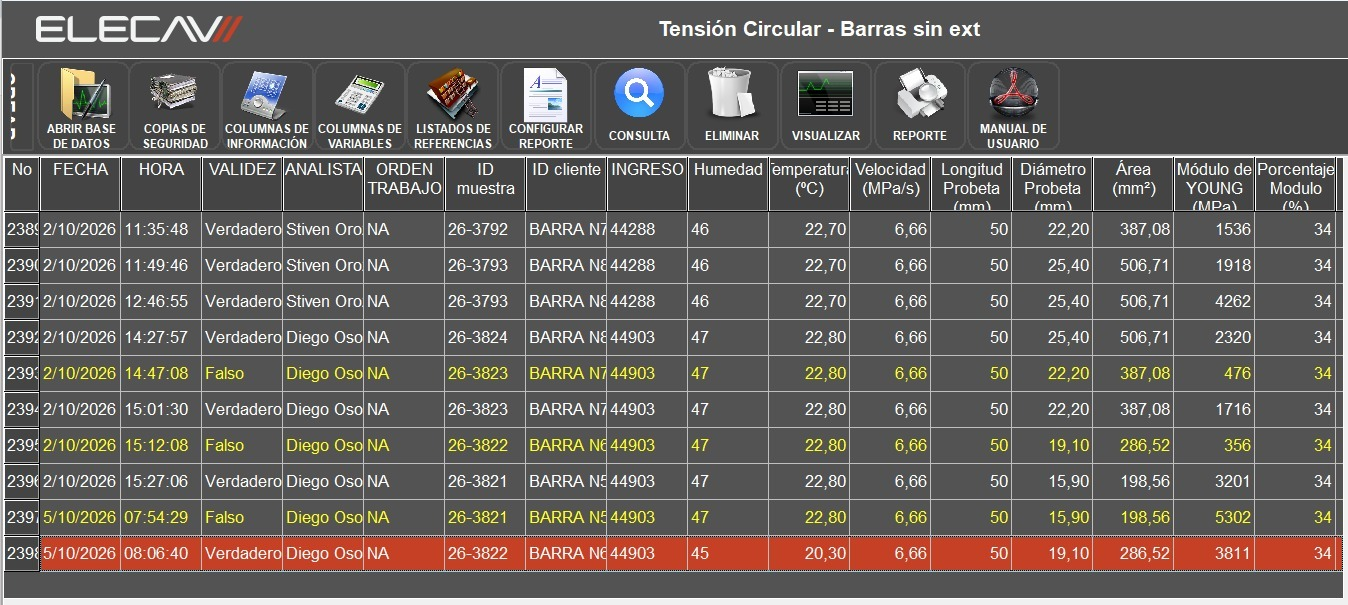
#> input picture imagen1.jpeg, 1348 x 605 px
$ python -i image_processor.py   (imports and definitions only)
#> lines starting #> are read from the running program, lines starting #| are printed output that depends on the picture
"""Lee siete campos de dos vistas complementarias de ELECAV."""
from __future__ import annotations

import re
import sys
from dataclasses import dataclass
from pathlib import Path

import cv2
import numpy as np
import pytesseract
from models import Resultado, ResultadoProcesado


class ProcessingError(Exception):
    """No fue posible leer o asociar las capturas."""


CAMPOS_REQUERIDOS = (
    "Humedad", "Temperatura (°C)",
    "Longitud probeta (mm)", "Diámetro probeta (mm)",
    "Carga máxima (kN)", "Esfuerzo máximo (MPa)", "Esfuerzo en fluencia (MPa)",
)
VISTA_DATOS = (
    "No", "Fecha", "Hora", "Validez", "Analista", "Orden trabajo",
    "ID muestra", "ID cliente", "Ingreso", "Humedad", "Temperatura (°C)",
    "Velocidad (MPa/s)", "Longitud probeta (mm)", "Diámetro probeta (mm)",
    "Área (mm²)", "Módulo de Young (MPa)", "Porcentaje módulo (%)",
)
VISTA_RESULTADOS = (
    "No", "Área (mm²)", "Módulo de Young (MPa)", "Porcentaje módulo (%)",
    "Carga máxima (kN)", "Deformación máxima (mm)", "Esfuerzo máximo (MPa)",
    "Elongación máxima (%)", "Deformación en rotura (mm)",
    "Esfuerzo en rotura (MPa)", "Elongación en rotura (%)",
    "Carga en fluencia (N)", "Deformación en fluencia (mm)",
    "Esfuerzo en fluencia (MPa)", "Esfuerzo en límite elástico (MPa)",
    "Esfuerzo de detección (MPa)", "RT_RF",
)
COLUMNAS = CAMPOS_REQUERIDOS
CAMPOS_LECTURA = set(CAMPOS_REQUERIDOS)

# Algunas líneas de la rejilla (p. ej. el borde entre "No" y "Fecha" en la
# vista de datos) se renderizan en un gris más claro que el resto (~140)
# y no llegan al blanco casi puro (~180-250) de las demás. Un umbral de 155
# las pierde por completo y corre todas las columnas siguientes.
UMBRAL_LINEA = 120


@dataclass
class TablaDetectada:
    """Rejilla localizada en una captura: tipo de vista y límites de cada fila/columna."""

    tipo: str
    columnas: tuple[str, ...]
    xs: list[int]
    ys: list[int]
    num_filas: int


def _centros(indices: np.ndarray) -> list[int]:
    if len(indices) == 0:
        return []
    cortes = np.where(np.diff(indices) > 1)[0] + 1
    return [int(round(float(np.mean(g)))) for g in np.split(indices, cortes)]


class ImageProcessor:
    def __init__(self, tesseract_cmd: str | None = None):
        self._tessdata_dir: Path | None = None
        if tesseract_cmd:
            pytesseract.pytesseract.tesseract_cmd = tesseract_cmd
            return
        root = Path(getattr(sys, "_MEIPASS", Path(__file__).resolve().parents[1]))
        bundled = root / "tesseract" / "tesseract.exe"
        if bundled.is_file():
            pytesseract.pytesseract.tesseract_cmd = str(bundled)
            self._tessdata_dir = bundled.parent / "tessdata"
            return
        installed = Path(r"C:\Program Files\Tesseract-OCR\tesseract.exe")
        if installed.is_file():
            pytesseract.pytesseract.tesseract_cmd = str(installed)

    # [5 lines left out: function process, not called in this run]

    def detectar_tabla(self, path: str | Path) -> TablaDetectada:
        """Localiza la rejilla y el tipo de vista de una captura, sin leer los valores de las filas."""
        self._verificar_tesseract()
        gray = self._cargar_gray(path)
        xs, ys, inicio, fin = self._rejilla(gray)
        texto = (self._ocr(gray[inicio + 2:fin - 2, xs[0] + 2:xs[-1] - 2], header=True) or "").lower()
        if "fecha" in texto or "hora" in texto:
            tipo, columnas = "datos", VISTA_DATOS
        elif "fluencia" in texto or "rotura" in texto:
            tipo, columnas = "resultados", VISTA_RESULTADOS
        else:
            raise ProcessingError(f"No se identificó la vista en {path}; incluya los encabezados completos.")
        num_filas = len(ys) - 1
        if num_filas < 1:
            raise ProcessingError(f"No se encontraron filas en {path}.")
        return TablaDetectada(tipo=tipo, columnas=columnas, xs=xs, ys=ys, num_filas=num_filas)

    # [40 lines left out: functions leer_fila, transcribir_fila, not called in this run]

    def _verificar_tesseract(self) -> None:
        try:
            pytesseract.get_tesseract_version()
#> (this line was passed over: pytesseract is not available in this run)
        except Exception as exc:
            raise ProcessingError("No se pudo ejecutar Tesseract. Verifique su instalación.") from exc

    def _cargar_gray(self, path: str | Path) -> np.ndarray:
#> called with path = '../imagen1.jpeg'
        try:
            contenido = np.fromfile(str(path), dtype=np.uint8)
            image = cv2.imdecode(contenido, cv2.IMREAD_COLOR)
#> image is the input picture: shape (605, 1348, 3); mean B, G, R 93.2, 96.6, 102.5
        except Exception as exc:
            raise ProcessingError(f"No se pudo abrir la imagen: {path}") from exc
        if image is None:
            raise ProcessingError(f"No se pudo abrir la imagen: {path}")
        return cv2.cvtColor(image, cv2.COLOR_BGR2GRAY)
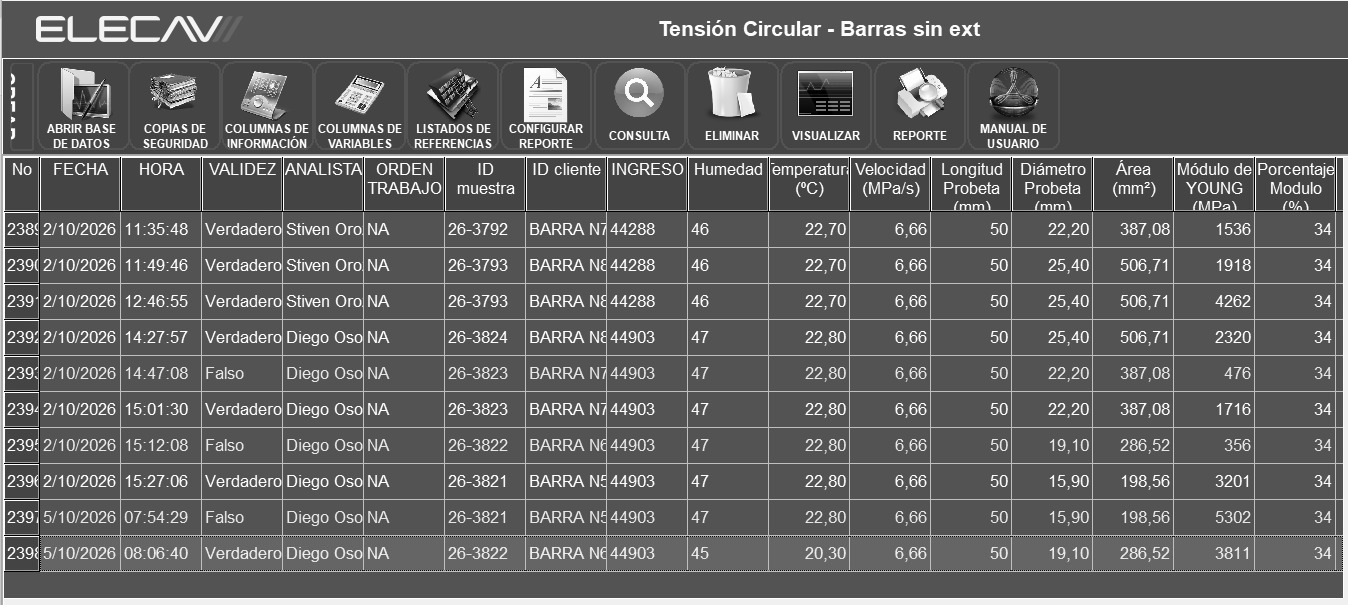
#> returned value: shape (605, 1348); min 0, max 255, mean 98

    def _rejilla(self, gray: np.ndarray):
        _, ancho = gray.shape
#> ancho = 1348
        cobertura_y = np.count_nonzero(gray > UMBRAL_LINEA, axis=1)
#> cobertura_y = 605 values, max 1348 at index 0, min 2 at index 1, mean 189.2
        lineas = _centros(np.flatnonzero(cobertura_y >= ancho * 0.80))
#> in _centros, `cortes = np.where(np.diff(indices) > 1)[0] + 1`: cortes = [1, 2, 6, 7, 8, 9, 10, 11, 12, 13, 14, 15, 16, 17]
#> lineas = [0, 58, 156, 210, 247, 283, 319, 355, 391, 427, 463, 499, 535, 571, 601]
        if len(lineas) < 4:
            raise ProcessingError("No se detectaron las líneas horizontales de la tabla.")
        mejor = []
        for inicio in range(len(lineas) - 1):
            altura = lineas[inicio + 1] - lineas[inicio]
            if not 18 <= altura <= 65:
                continue
            secuencia = [lineas[inicio], lineas[inicio + 1]]
            for j in range(inicio + 1, len(lineas) - 1):
                if abs(lineas[j + 1] - lineas[j] - altura) > 4:
                    break
                secuencia.append(lineas[j + 1])
            if len(secuencia) > len(mejor):
                mejor = secuencia
#> this loop made 14 passes
#> (altura, mejor) on passes 1, 4: (58, [0, 58]), (37, [210, 247, 283, 319, 355, 391, 427, 463, 499, 535, 571])
#> altura on passes 3, 5, 6, 7, 8, 9: 54, 36, 36, 36, 36, 36
        if len(mejor) < 4:
            raise ProcessingError("No se identificó una secuencia confiable de filas.")
        anteriores = [y for y in lineas if y < mejor[0]]
#> anteriores = [0, 58, 156]
        if not anteriores:
            raise ProcessingError("No se detectó el inicio del encabezado.")
        region = gray[mejor[0] + 3:mejor[-1] - 3, :]
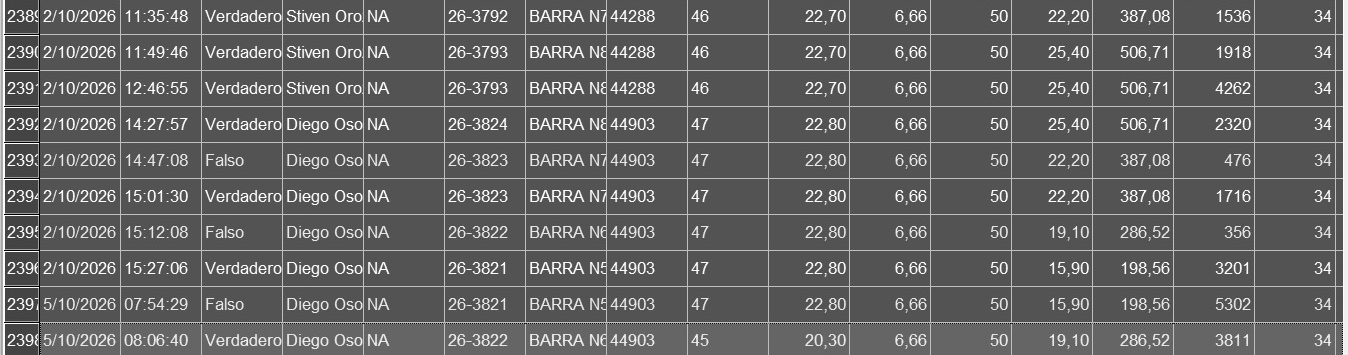
#> region: shape (355, 1348); min 0, max 255, mean 98.9
        cobertura_x = np.count_nonzero(region > UMBRAL_LINEA, axis=0)
#> cobertura_x = 1348 values, max 355 at index 0, min 0 at index 39, mean 44.81
        xs = _centros(np.flatnonzero(cobertura_x >= region.shape[0] * 0.85))
#> xs = [2, 38, 120, 201, 282, 363, 444, 525, 606, 687, 768, 849, 930, 1011, 1092, 1173, 1254, 1335, 1345]

        # Corrección: excluye franjas externas estrechas, como la barra
        # de desplazamiento, si se detectan columnas adicionales.
        while len(xs) > 18 and xs[-1] - xs[-2] < 20:
            xs.pop()
#> this loop made 1 pass
#> after the loop, xs = [2, 38, 120, 201, 282, 363, 444, 525, 606, 687, 768, 849, 930, 1011, 1092, 1173, 1254, 1335]
        while len(xs) > 18 and xs[1] - xs[0] < 20:
            xs.pop(0)
#> this loop made 0 passes

        if len(xs) != 18:
            raise ProcessingError(
                f"Se detectaron {max(0, len(xs) - 1)} columnas. "
                "Se esperan las 17 columnas de ELECAV con sus bordes visibles."
            )
        self._validar_anchos_columnas(xs)
        # Una franja vacía bajo la tabla puede tener la misma altura
        # que las filas. Se excluye solo si perdió las divisiones
        # verticales internas, no porque el OCR haya fallado.
        while len(mejor) > 2:
            arriba, abajo = mejor[-2:]
            divisiones = gray[arriba + 3:abajo - 3, xs[1:-1]]
            if divisiones.size == 0:
                raise ProcessingError("La última banda de la rejilla es inválida.")
            soporte = np.mean(divisiones > 155, axis=0)
            if np.mean(soporte >= 0.65) >= 0.60:
                break
            mejor.pop()

        return xs, mejor, anteriores[-1], mejor[0]

    def _validar_anchos_columnas(self, xs: list[int]) -> None:
        """Detecta si se perdió o sobró una línea vertical, que corre todas las
        columnas siguientes y hace leer el valor de la columna vecina sin avisar."""
        anchos = [xs[i + 1] - xs[i] for i in range(len(xs) - 1)]
#> anchos = [36, 82, 81, 81, 81, 81, 81, 81, 81, 81, 81, 81, 81, 81, 81, 81, 81]
        normal = float(np.median(anchos[1:]))
#> normal = 81
        if normal <= 0:
            raise ProcessingError("No se pudo medir el ancho de las columnas.")
        if anchos[0] >= normal * 0.9:
            raise ProcessingError(
                "No se detectó el borde entre la columna 'No' y la siguiente; "
                "las columnas quedarían corridas. Repita la captura."
            )
        for posicion, ancho in enumerate(anchos[1:], start=2):
            if not 0.7 * normal <= ancho <= 1.3 * normal:
                raise ProcessingError(
                    f"La columna {posicion} no se alineó correctamente (ancho {ancho}px, "
                    f"se esperaba ~{normal:.0f}px); las columnas quedarían corridas. "
                    "Repita la captura."
                )
#> this loop made 16 passes
#> ancho on passes 1 to 12: 82, 81, 81, 81, 81, 81, 81, 81, 81, 81, 81, 81
#> the loop in _rejilla, `while len(mejor) > 2:` made 1 pass
#> (arriba, abajo, soporte) on pass 1: (535, 571, [1, 1, 1, 1, 1, 1, 1, 1, 1, 1, 1, 1, 1, 1, 1, 1])
#> in detectar_tabla, `xs, ys, inicio, fin = self._rejilla(gray)`: ys = [210, 247, 283, 319, 355, 391, 427, 463, 499, 535, 571]; inicio = 156; fin = 210

    def _ocr(self, crop: np.ndarray, header: bool = False) -> str | None:
#> called with header = True
        if crop.size == 0:
            return None
        large = cv2.resize(crop, None, fx=3, fy=3, interpolation=cv2.INTER_CUBIC)
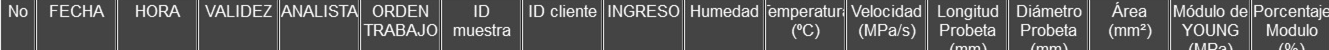
#> large: shape (150, 3987) (shown at 1/3 size); min 0, max 255, mean 87.5
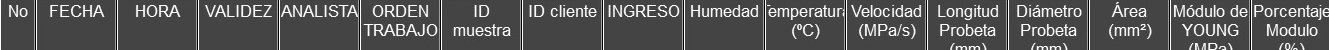
#> crop: shape (50, 1329); min 0, max 255, mean 87.6
        if np.median(large) < 130:
            large = cv2.bitwise_not(large)
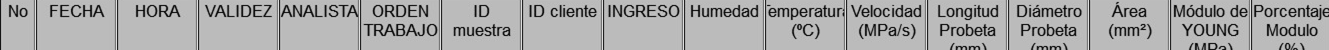
#> large: shape (150, 3987) (shown at 1/3 size); min 0, max 255, mean 167.5
        large = cv2.copyMakeBorder(large, 10, 10, 10, 10, cv2.BORDER_CONSTANT, value=255)
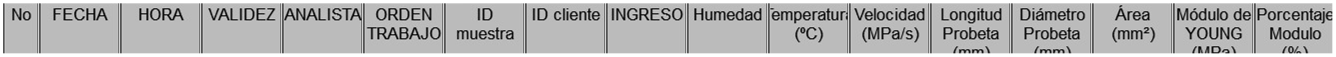
#> large: shape (170, 4007) (shown at 1/3 size); min 0, max 255, mean 178.1
        config = "--psm 6" if header else "--psm 7 -c tessedit_char_whitelist=0123456789,.-"
        if self._tessdata_dir:
            config += f' --tessdata-dir "{self._tessdata_dir}"'
#> (the run stopped early here; a loop or call above may not have finished)

$ run again, on imagen2.jpg
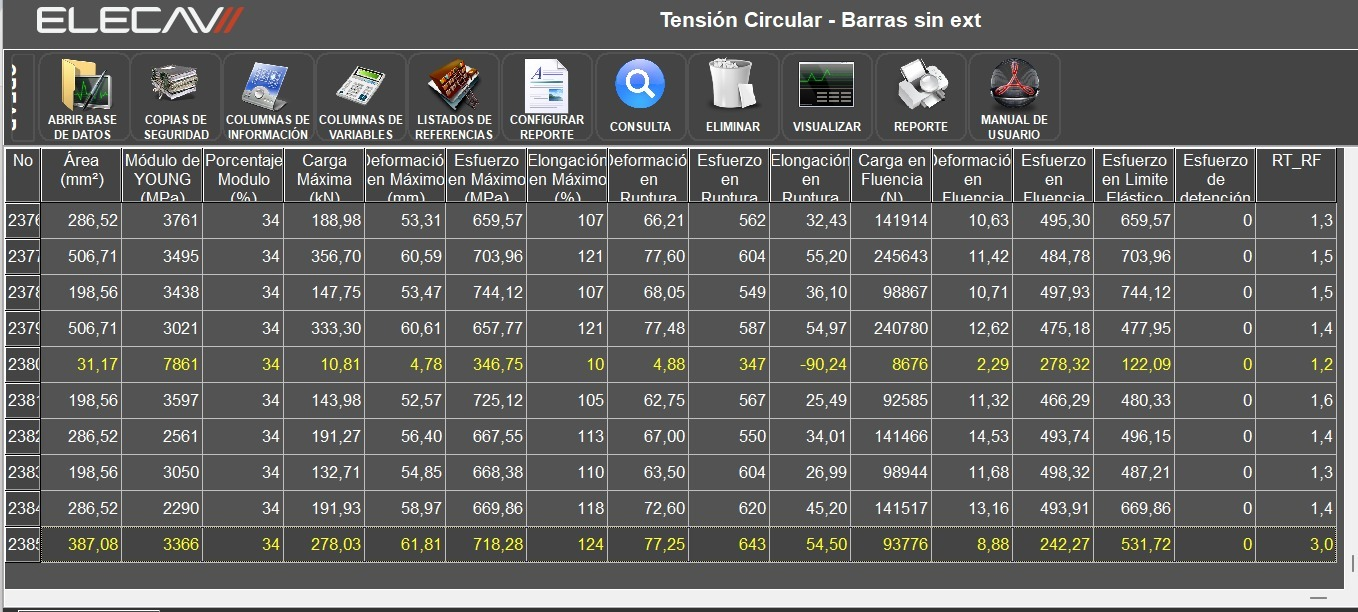
#> input picture imagen2.jpg, 1358 x 612 px
#> in _cargar_gray, image is the input picture: shape (612, 1358, 3); mean B, G, R 97.8, 99, 98.9
#> cobertura_y = 612 values, max 1358 at index 49, min 3 at index 0, mean 209.6
#> cortes = [1, 5, 6, 7, 8, 9, 10, 11, 12, 13, 14, 15, 16]
#> lineas = [49, 146, 201, 238, 274, 310, 346, 382, 418, 454, 490, 526, 562, 598]
#> the loop in _rejilla, `for inicio in range(len(lineas) - 1):` made 13 passes
#> (altura, mejor) on passes 2 to 3: (55, [146, 201]), (37, [201, 238, 274, 310, 346, 382, 418, 454, 490, 526, 562, 598])
#> anteriores = [49, 146]
#> in _rejilla, `region = gray[mejor[0] + 3:mejor[-1] - 3, :]`:
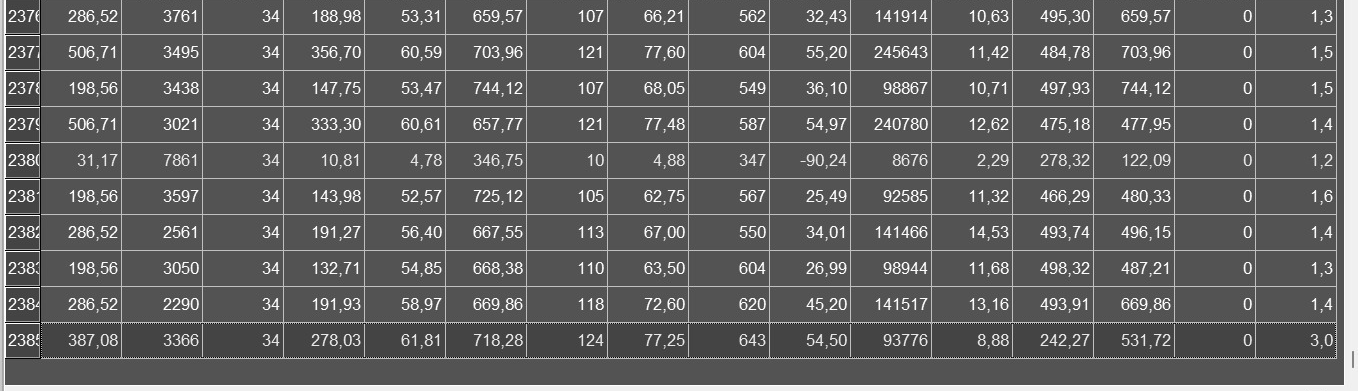
#> region: shape (391, 1358); min 0, max 255, mean 97.1
#> cobertura_x = 1358 values, max 391 at index 0, min 6 at index 40, mean 48.8
#> in _rejilla, `xs = _centros(np.flatnonzero(cobertura_x >= region.shape[0] * 0.85))`: xs = [2, 39, 121, 202, 283, 364, 445, 526, 607, 688, 769, 850, 931, 1012, 1093, 1174, 1255, 1336, 1350]
#> the loop in _rejilla, `while len(xs) > 18 and xs[-1] - xs[-2] < 20:` made 1 pass
#> after the loop in _rejilla, `while len(xs) > 18 and xs[-1] - xs[-2] < 20:`: xs = [2, 39, 121, 202, 283, 364, 445, 526, 607, 688, 769, 850, 931, 1012, 1093, 1174, 1255, 1336]
#> anchos = [37, 82, 81, 81, 81, 81, 81, 81, 81, 81, 81, 81, 81, 81, 81, 81, 81]
#> normal = 81
#> the loop in _validar_anchos_columnas, `for posicion, ancho in enumerate(anchos[1:], start=2):` made 16 passes
#> ancho on passes 1 to 8: 82, 81, 81, 81, 81, 81, 81, 81
#> the loop in _rejilla, `while len(mejor) > 2:` made 2 passes
#> (arriba, abajo) on pass 1: (562, 598)
#> after the loop in _rejilla, `while len(mejor) > 2:`: mejor = [201, 238, 274, 310, 346, 382, 418, 454, 490, 526, 562]
#> in detectar_tabla, `xs, ys, inicio, fin = self._rejilla(gray)`: ys has the same summary as mejor in _rejilla; inicio = 146; fin = 201
#> in _ocr, `large = cv2.copyMakeBorder(large, 10, 10, 10, 10, cv2.BORDER_CONSTANT,..`:
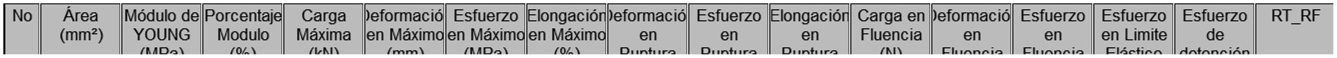
#> large: shape (173, 4010) (shown at 1/3 size); min 0, max 255, mean 171
